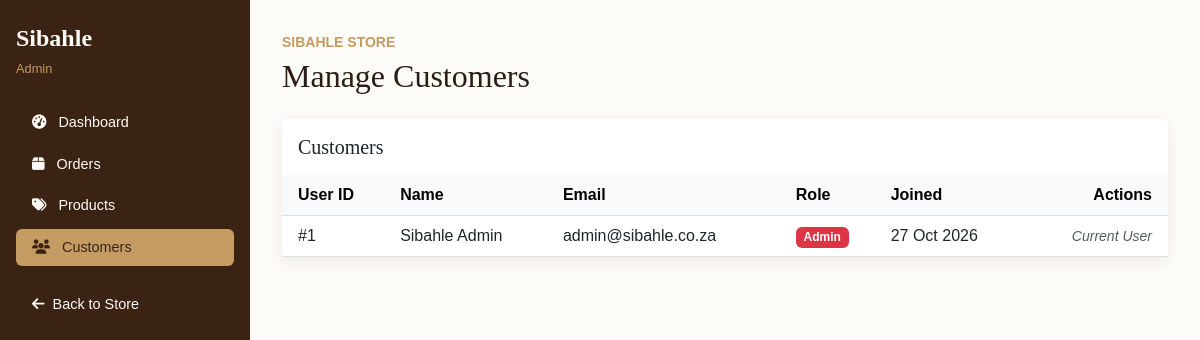
The page /admin/customers.php (signed in) on the database its author committed.
### tables this page shows
CREATE TABLE users (
    user_id INT AUTO_INCREMENT PRIMARY KEY,
    first_name VARCHAR(50) NOT NULL,
    last_name VARCHAR(50) NOT NULL,
    email VARCHAR(100) UNIQUE NOT NULL,
    password_hash VARCHAR(255) NOT NULL,
    phone VARCHAR(20),
    role ENUM('customer', 'admin') DEFAULT 'customer',
    is_verified TINYINT(1) DEFAULT 0,
    created_at TIMESTAMP DEFAULT CURRENT_TIMESTAMP,
    updated_at TIMESTAMP DEFAULT CURRENT_TIMESTAMP ON UPDATE CURRENT_TIMESTAMP,
    INDEX idx_email (email),
    INDEX idx_role (role)
);

### includes/config.php (called while the page is built, shortened)
<?php
function escape_html($value): string {
    return htmlspecialchars((string) $value, ENT_QUOTES | ENT_SUBSTITUTE, 'UTF-8');
}
?>

### admin/customers.php (the view, shortened to what this page needs)
<?php
require_once __DIR__ . '/../includes/config.php';
$users_stmt = $pdo->query(
    'SELECT user_id, first_name, last_name, email, role, created_at
     FROM users
     ORDER BY created_at DESC'
);
$users = $users_stmt->fetchAll();
?>
<?php include __DIR__ . '/includes/admin-header.php'; ?>
        <section class="card admin-table-card">
            <div class="card-header">
                <h2 class="h5 mb-0">Customers</h2>
            </div>
            <div class="table-responsive">
                <table class="table table-hover align-middle mb-0">
                    <thead class="table-light">
                        <tr>
                            <th scope="col" class="ps-3">User ID</th>
                            <th scope="col">Name</th>
                            <th scope="col">Email</th>
                            <th scope="col">Role</th>
                            <th scope="col">Joined</th>
                            <th scope="col" class="text-end pe-3">Actions</th>
                        </tr>
                    </thead>
                    <tbody>
                        <?php if ($users === []): ?>
                            <tr>
                                <td colspan="6" class="text-center text-muted py-4">No customers found.</td>
                            </tr>
                        <?php else: ?>
                            <?php foreach ($users as $user): ?>
                                <tr>
                                    <td class="ps-3">#<?= (int) $user['user_id'] ?></td>
                                    <td><?= escape_html($user['first_name'] . ' ' . $user['last_name']) ?></td>
                                    <td><?= escape_html($user['email']) ?></td>
                                    <td>
                                        <?php if ($user['role'] === 'admin'): ?>
                                            <span class="badge text-bg-danger">Admin</span>
                                        <?php else: ?>
                                            <span class="badge text-bg-success">Customer</span>
                                        <?php endif; ?>
                                    </td>
                                    <td><?= escape_html(date('d M Y', strtotime($user['created_at']))) ?></td>
                                    <td class="text-end pe-3">
                                        <?php if ($user['user_id'] !== $_SESSION['user_id']): ?>
                                            <div class="d-flex justify-content-end gap-2">
                                                <form method="POST" style="display:inline;">
                                                    <input type="hidden" name="user_id" value="<?= $user['user_id'] ?>">
                                                    <?php if ($user['role'] === 'admin'): ?>
                                                        <input type="hidden" name="role" value="customer">
                                                        <button type="submit" name="update_role" class="btn btn-sm btn-outline-warning">Remove Admin</button>
                                                    <?php else: ?>
                                                        <input type="hidden" name="role" value="admin">
                                                        <button type="submit" name="update_role" class="btn btn-sm btn-outline-success">Make Admin</button>
                                                    <?php endif; ?>
                                                </form>
                                                <form method="POST" style="display:inline;" onsubmit="return confirm('Are you sure you want to permanently delete this user? This cannot be undone.');">
                                                    <input type="hidden" name="user_id" value="<?= $user['user_id'] ?>">
                                                    <button type="submit" name="delete_user" class="btn btn-sm btn-outline-danger" title="Delete User">
                                                        <i class="fas fa-trash"></i>
                                                    </button>
                                                </form>
                                            </div>
                                        <?php else: ?>
                                            <span class="text-muted small fst-italic">Current User</span>
                                        <?php endif; ?>
                                    </td>
                                </tr>
                            <?php endforeach; ?>
                        <?php endif; ?>
                    </tbody>
                </table>
            </div>
        </section>
    </main>
<?php include __DIR__ . '/includes/admin-footer.php'; ?>

### assets/css/style.css (style rules this page uses)
:root { --primary-gold: #C49B63; --primary-gold-hover: #a8824f; --deep-chocolate: #3b2314; --terracotta: #8B4513; --cream-bg: #FDFBF7; --african-green: #2E5C31; --text-dark: #2C1E16; --text-muted: #7A6B63; }
body { font-family: 'Poppins', sans-serif; background-color: var(--cream-bg); color: var(--text-dark); }
h1, h2, h3, h4, h5, h6, .brand-name { font-family: 'Playfair Display', serif; font-weight: 700; color: var(--deep-chocolate); }
.admin-summary-card, .admin-table-card { border: 0; box-shadow: 0 0.25rem 1rem rgba(59, 35, 20, 0.08); }
.admin-table-card .card-header { padding: 1rem; border: 0; background-color: white; }

### rows shown on the page
users: user_id "1", first_name+last_name "Sibahle Admin", email "admin@sibahle.co.za", role "Admin", created_at "27 Oct 2026", shows "Current User"

### other values the page prints
escape_html($item['label']) "Dashboard"
escape_html($item['label']) "Orders"
escape_html($item['label']) "Products"
escape_html($item['label']) "Customers"
escape_html($page_heading) "Manage Customers"
